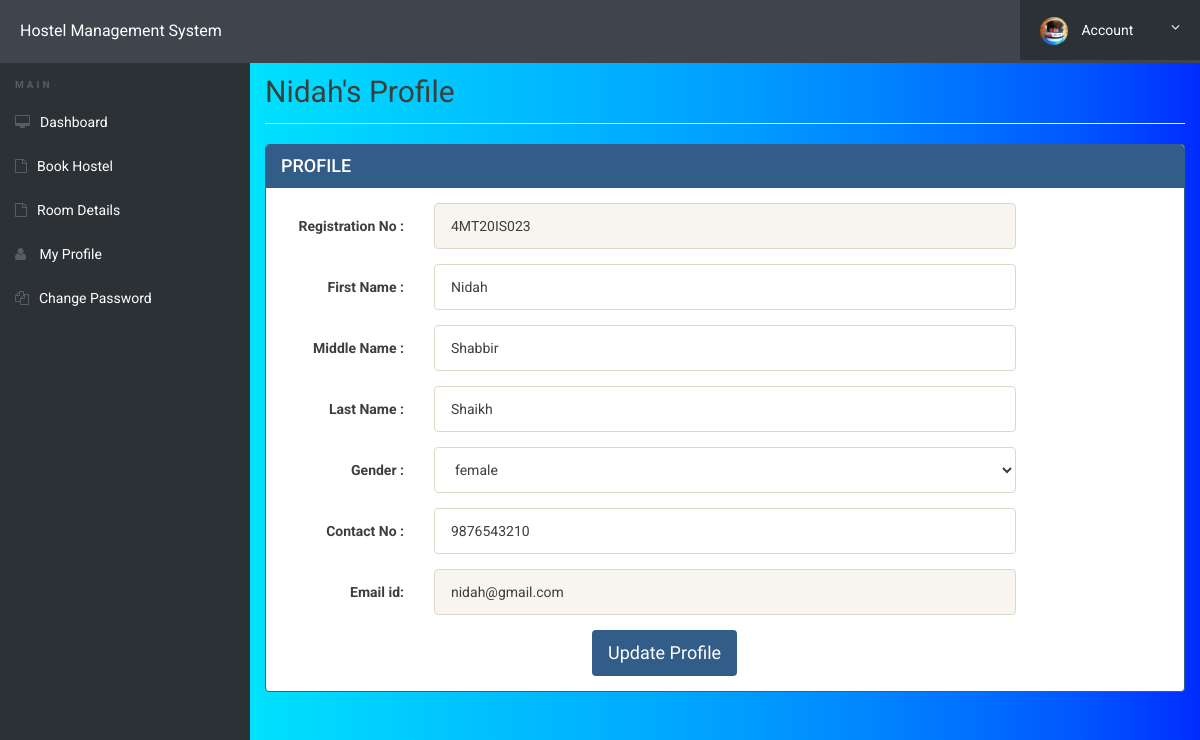
Page /my-profile.php (signed in) on the committed database.
### tables this page shows
CREATE TABLE IF NOT EXISTS `userregistration` (
  `id` int(11) NOT NULL AUTO_INCREMENT,
  `regNo` varchar(255) DEFAULT NULL,
  `firstName` varchar(255) DEFAULT NULL,
  `middleName` varchar(255) DEFAULT NULL,
  `lastName` varchar(255) DEFAULT NULL,
  `gender` varchar(255) DEFAULT NULL,
  `contactNo` bigint(20) DEFAULT NULL,
  `email` varchar(255) DEFAULT NULL,
  `password` varchar(255) DEFAULT NULL,
  `regDate` timestamp NULL DEFAULT CURRENT_TIMESTAMP,
  `updationDate` varchar(45) DEFAULT NULL,
  `passUdateDate` varchar(45) DEFAULT NULL,
  PRIMARY KEY (`id`),
  UNIQUE KEY `regNo` (`regNo`),
  KEY `email` (`email`)
);

### my-profile.php (the view, shortened to what this page needs)
<?php
include('includes/config.php');
?>
<!doctype html>
<html lang="en" class="no-js">
<head>
	<link rel="stylesheet" href="css/font-awesome.min.css">
	<link rel="stylesheet" href="css/bootstrap.min.css">
	<link rel="stylesheet" href="css/dataTables.bootstrap.min.css">>
	<link rel="stylesheet" href="css/bootstrap-social.css">
	<link rel="stylesheet" href="css/bootstrap-select.css">
	<link rel="stylesheet" href="css/fileinput.min.css">
	<link rel="stylesheet" href="css/awesome-bootstrap-checkbox.css">
	<link rel="stylesheet" href="css/style.css">
</head>
<body>
	<?php include('includes/header.php');?>
	<div class="ts-main-content">
		<?php include('includes/sidebar.php');?>
		<div class="content-wrapper">
			<div class="container-fluid">
				<?php
				$aid=$_SESSION['id'];
				$ret="select * from userregistration where regno=?";
				$stmt= $mysqli->prepare($ret) ;
				$stmt->bind_param('s',$aid);
	 $stmt->execute() ;
	 $res=$stmt->get_result();
	 while($row=$res->fetch_object())
	 {
	 	?>
	 	<div class="row">
	 		<div class="col-md-12">
	 			<h2 class="page-title"><?php echo $row->firstName;?>'s&nbsp;Profile </h2>
	 			<div class="row">
	 				<div class="col-md-12">
	 					<div class="panel panel-primary">
	 						<div class="panel-heading">
	 							<div class="text-lg">Profile</div>
	 						</div>
	 						<div class="panel-body">
	 							<form method="post" action="" name="registration" class="form-horizontal" onSubmit="return valid();">
	 								<div class="form-group">
	 									<label class="col-sm-2 control-label"> Registration No : </label>
	 									<div class="col-sm-8">
	 										<input type="text" name="regno" id="regno"  class="form-control" required="required" value="<?php echo $row->regNo;?>" readonly="true">
	 									</div>
	 								</div>
	 								<div class="form-group">
	 									<label class="col-sm-2 control-label">First Name : </label>
	 									<div class="col-sm-8">
	 										<input type="text" name="fname" id="fname"  class="form-control" value="<?php echo $row->firstName;?>"   required="required" >
	 									</div>
	 								</div>
	 								<div class="form-group">
	 									<label class="col-sm-2 control-label">Middle Name : </label>
	 									<div class="col-sm-8">
	 										<input type="text" name="mname" id="mname"  class="form-control" value="<?php echo $row->middleName;?>"  >
	 									</div>
	 								</div>
	 								<div class="form-group">
	 									<label class="col-sm-2 control-label">Last Name : </label>
	 									<div class="col-sm-8">
	 										<input type="text" name="lname" id="lname"  class="form-control" value="<?php echo $row->lastName;?>" required="required">
	 									</div>
	 								</div>
	 								<div class="form-group">
	 									<label class="col-sm-2 control-label">Gender : </label>
	 									<div class="col-sm-8">
	 										<select name="gender" class="form-control" required="required">
	 											<option value="<?php echo $row->gender;?>"><?php echo $row->gender;?></option>
	 										</select>
	 									</div>
	 								</div>
	 								<div class="form-group">
	 									<label class="col-sm-2 control-label">Contact No : </label>
	 									<div class="col-sm-8">
	 										<input type="text" name="contact" id="contact"  class="form-control" maxlength="10" value="<?php echo $row->contactNo;?>" required="required">
	 									</div>
	 								</div>
	 								<div class="form-group">
	 									<label class="col-sm-2 control-label">Email id: </label>
	 									<div class="col-sm-8">
	 										<input type="email" name="email" id="email"  class="form-control" value="<?php echo $row->email;?>" readonly>
	 									</div>
	 								</div>
	 							<?php } ?>
	 							<div class="col-sm-6 col-sm-offset-4">
	 								<input type="submit" name="update" Value="Update Profile" class="btn btn-primary text-lg">
	 							</div>
	 						</form>
	 					</div>
	 				</div>
	 			</div>
	 		</div>
	 	</div>
	 </div>
	</div>
</div>
</div>
</body>
</html>

### css/style.css (style rules this page uses)
html { font-size: 14px; }
@media only screen and (min-width: 480px) { html { font-size: 17px; } }
@media only screen and (min-width: 768px) { html { font-size: 14px; } }
body { font-size: 1em; background-image: linear-gradient(to right, #00ffde, #00f3ef, #00e5fb, #00d7ff, #00c7ff, #00b9ff, #00aaff, #0099ff, #0085ff, #006eff, #0053ff, #002cff); }
.btn { font-family: 'Arial', sans-serif; }
.panel { overflow: hidden; }
.text-lg { font-size: 18px; }
.btn { text-transform: none; }
.page-title { padding-bottom: 15px; margin-bottom: 20px; border-bottom: 1px solid #f0f0f0; }
.ts-main-content .content-wrapper { padding-top: 15px; margin-top: 20px; }
@media only screen and (min-width: 992px) { .ts-main-content .content-wrapper { margin-left: 250px; } }

### rows in the picture
userregistration: firstName "Nidah", regno "4MT20IS023", fname "Nidah", mname "Shabbir", lname "Shaikh", gender "female", contact "9876543210", email "nidah@gmail.com"
